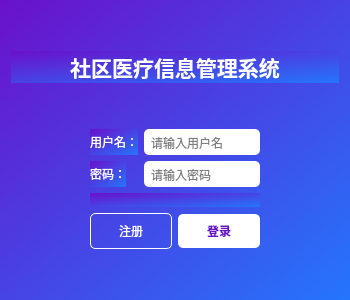
<?xml version="1.0" encoding="UTF-8"?>
<ui version="4.0">
<class>LoginView</class>
<widget class="QWidget" name="LoginView">
 <property name="geometry">
  <rect>
   <x>0</x>
   <y>0</y>
   <width>350</width>
   <height>300</height>
  </rect>
 </property>
 <property name="minimumSize">
  <size>
   <width>350</width>
   <height>300</height>
  </size>
 </property>
 <property name="maximumSize">
  <size>
   <width>350</width>
   <height>300</height>
  </size>
 </property>
 <property name="windowTitle">
  <string>登录</string>
 </property>
 <property name="styleSheet">
  <string notr="true">background-color: qlineargradient(spread:pad, x1:0, y1:0, x2:1, y2:1, stop:0 #6a11cb, stop:1 #2575fc);</string>
 </property>
 <layout class="QVBoxLayout" name="verticalLayout_2">
  <item>
   <spacer name="verticalSpacer">
    <property name="orientation">
     <enum>Qt::Vertical</enum>
    </property>
    <property name="sizeHint" stdset="0">
     <size>
      <width>20</width>
      <height>40</height>
     </size>
    </property>
   </spacer>
  </item>
  <item>
   <widget class="QLabel" name="label">
    <property name="font">
     <font>
      <pointsize>16</pointsize>
      <weight>75</weight>
      <bold>true</bold>
     </font>
    </property>
    <property name="styleSheet">
     <string notr="true">color: white;</string>
    </property>
    <property name="text">
     <string>社区医疗信息管理系统</string>
    </property>
    <property name="alignment">
     <set>Qt::AlignCenter</set>
    </property>
   </widget>
  </item>
  <item>
   <spacer name="verticalSpacer_2">
    <property name="orientation">
     <enum>Qt::Vertical</enum>
    </property>
    <property name="sizeHint" stdset="0">
     <size>
      <width>20</width>
      <height>30</height>
     </size>
    </property>
   </spacer>
  </item>
  <item>
   <layout class="QHBoxLayout" name="horizontalLayout_2">
    <item>
     <spacer name="horizontalSpacer">
      <property name="orientation">
       <enum>Qt::Horizontal</enum>
      </property>
      <property name="sizeHint" stdset="0">
       <size>
        <width>40</width>
        <height>20</height>
       </size>
      </property>
     </spacer>
    </item>
    <item>
     <layout class="QVBoxLayout" name="verticalLayout">
      <item>
       <layout class="QFormLayout" name="formLayout">
        <item row="0" column="0">
         <widget class="QLabel" name="label_2">
          <property name="styleSheet">
           <string notr="true">color: white;</string>
          </property>
          <property name="text">
           <string>用户名：</string>
          </property>
         </widget>
        </item>
        <item row="0" column="1">
         <widget class="QLineEdit" name="inputUserName">
          <property name="placeholderText">
           <string>请输入用户名</string>
          </property>
          <property name="styleSheet">
           <string notr="true">background-color: white; border-radius: 5px; padding: 5px;</string>
          </property>
         </widget>
        </item>
        <item row="1" column="0">
         <widget class="QLabel" name="label_3">
          <property name="styleSheet">
           <string notr="true">color: white;</string>
          </property>
          <property name="text">
           <string>密码：</string>
          </property>
         </widget>
        </item>
        <item row="1" column="1">
         <widget class="QLineEdit" name="inputUserPassword">
          <property name="echoMode">
           <enum>QLineEdit::Password</enum>
          </property>
          <property name="placeholderText">
           <string>请输入密码</string>
          </property>
          <property name="styleSheet">
           <string notr="true">background-color: white; border-radius: 5px; padding: 5px;</string>
          </property>
         </widget>
        </item>
       </layout>
      </item>
      <item>
       <widget class="QLabel" name="lblErrorMessage">
        <property name="styleSheet">
         <string notr="true">color: #ff6b6b; font-weight: bold;</string>
        </property>
        <property name="text">
         <string/>
        </property>
        <property name="alignment">
         <set>Qt::AlignCenter</set>
        </property>
       </widget>
      </item>
      <item>
       <layout class="QHBoxLayout" name="horizontalLayout">
        <item>
         <widget class="QPushButton" name="btSignUp">
          <property name="styleSheet">
           <string notr="true">QPushButton {
    background-color: transparent;
    color: white;
    border: 1px solid white;
    border-radius: 5px;
    padding: 8px 16px;
}
QPushButton:hover {
    background-color: rgba(255, 255, 255, 0.1);
}</string>
          </property>
          <property name="text">
           <string>注册</string>
          </property>
         </widget>
        </item>
        <item>
         <widget class="QPushButton" name="btSignin">
          <property name="styleSheet">
           <string notr="true">QPushButton {
    background-color: white;
    color: #6a11cb;
    border-radius: 5px;
    padding: 8px 16px;
    font-weight: bold;
}
QPushButton:hover {
    background-color: #f0f0f0;
}</string>
          </property>
          <property name="text">
           <string>登录</string>
          </property>
         </widget>
        </item>
       </layout>
      </item>
     </layout>
    </item>
    <item>
     <spacer name="horizontalSpacer_2">
      <property name="orientation">
       <enum>Qt::Horizontal</enum>
      </property>
      <property name="sizeHint" stdset="0">
       <size>
        <width>40</width>
        <height>20</height>
       </size>
      </property>
     </spacer>
    </item>
   </layout>
  </item>
  <item>
   <spacer name="verticalSpacer_3">
    <property name="orientation">
     <enum>Qt::Vertical</enum>
    </property>
    <property name="sizeHint" stdset="0">
     <size>
      <width>20</width>
      <height>40</height>
     </size>
    </property>
   </spacer>
  </item>
 </layout>
</widget>
<resources/>
<connections/>
</ui>
